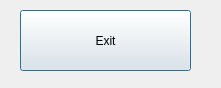
<?xml version="1.0" encoding="UTF-8"?>
<ui version="4.0">
 <class>nochEinDialog</class>
 <widget class="QDialog" name="nochEinDialog">
  <property name="geometry">
   <rect>
    <x>0</x>
    <y>0</y>
    <width>221</width>
    <height>88</height>
   </rect>
  </property>
  <property name="windowTitle">
   <string>Dialog</string>
  </property>
  <widget class="QPushButton" name="pushButton">
   <property name="geometry">
    <rect>
     <x>20</x>
     <y>10</y>
     <width>171</width>
     <height>61</height>
    </rect>
   </property>
   <property name="text">
    <string>Exit</string>
   </property>
  </widget>
 </widget>
 <resources/>
 <connections>
  <connection>
   <sender>pushButton</sender>
   <signal>clicked()</signal>
   <receiver>nochEinDialog</receiver>
   <slot>close()</slot>
   <hints>
    <hint type="sourcelabel">
     <x>62</x>
     <y>35</y>
    </hint>
    <hint type="destinationlabel">
     <x>203</x>
     <y>29</y>
    </hint>
   </hints>
  </connection>
 </connections>
</ui>
